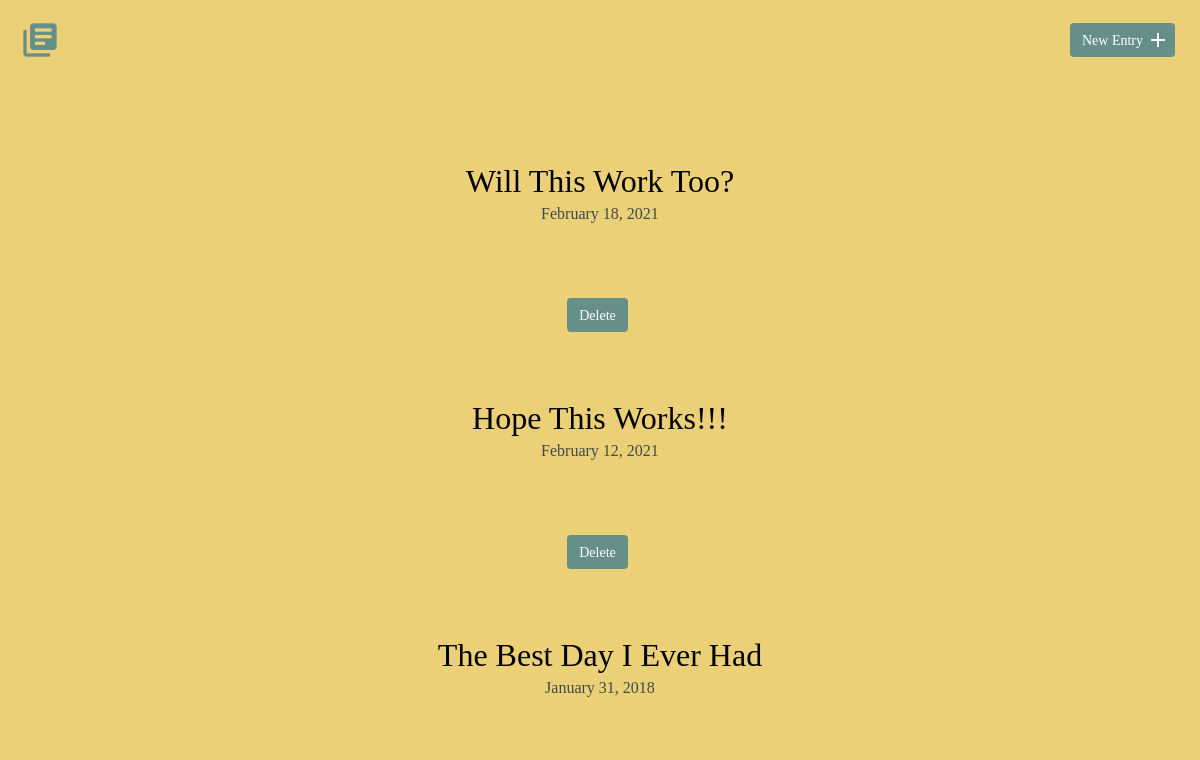
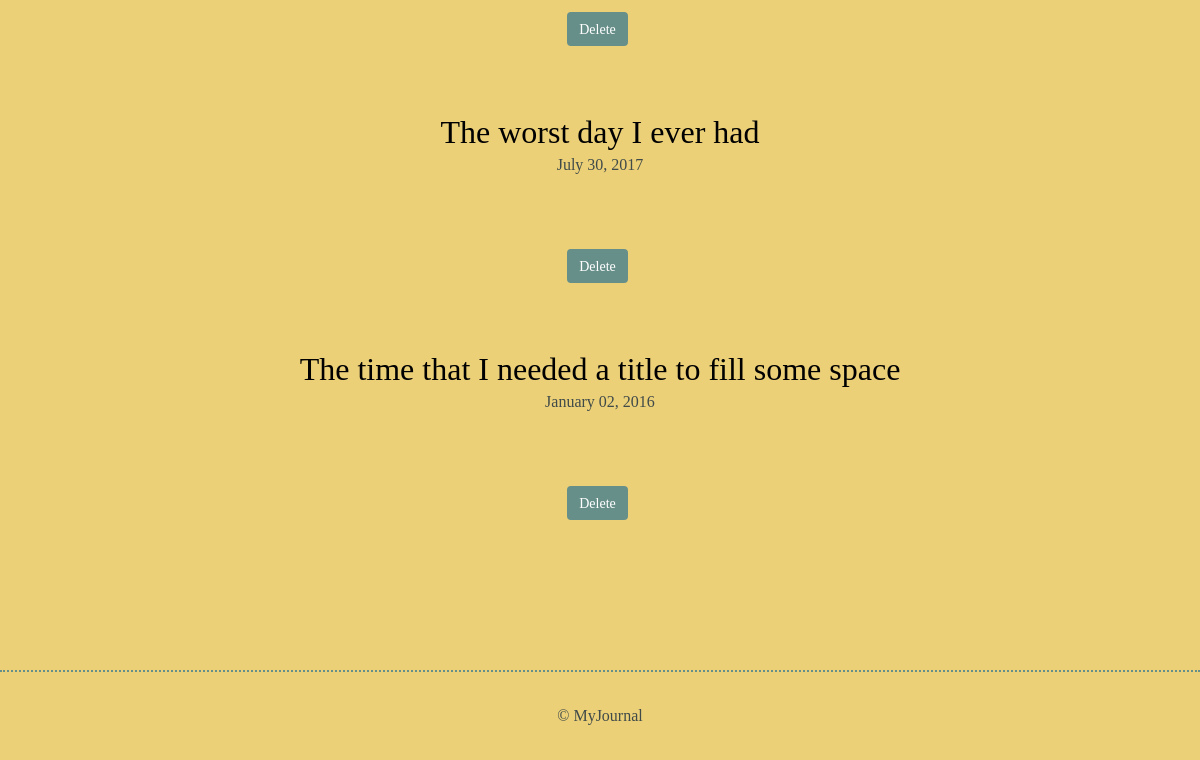
Before: / with the older database file (2 pictures, top to bottom).
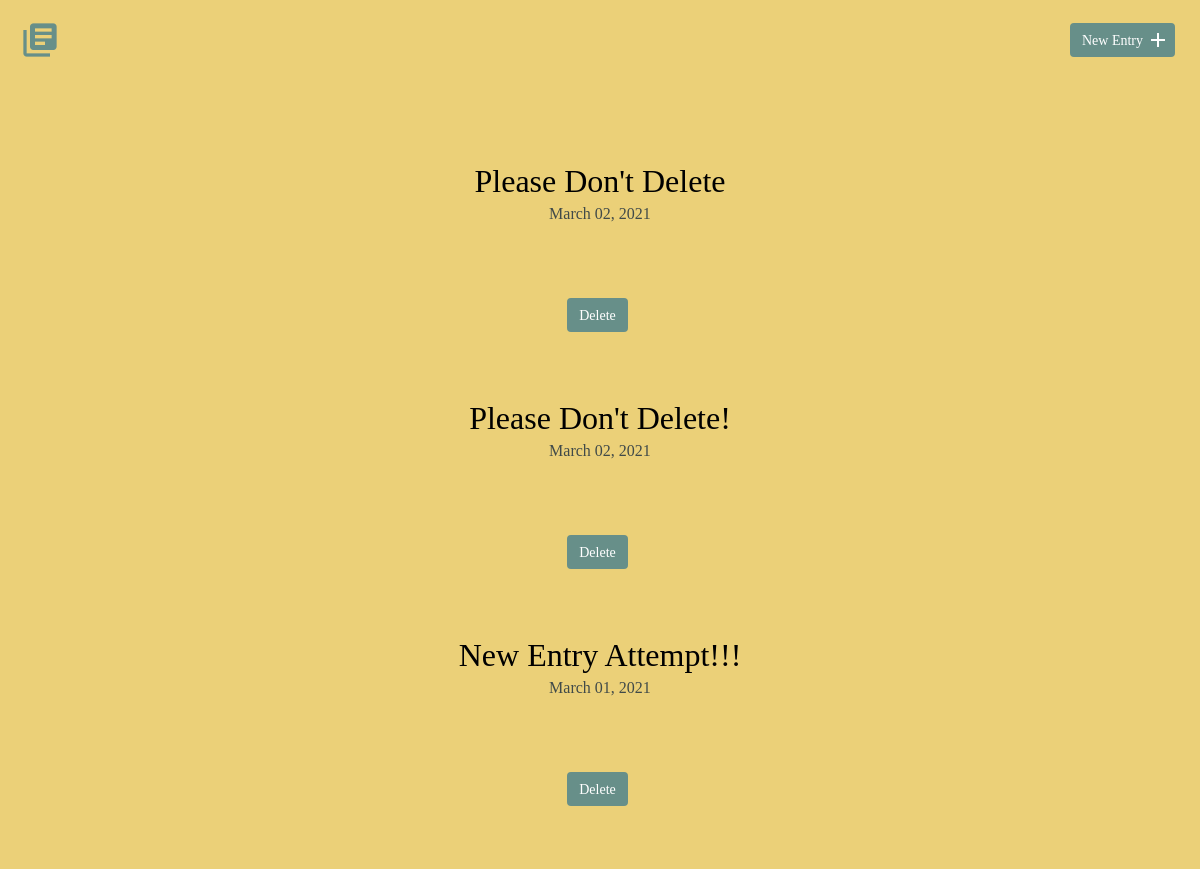
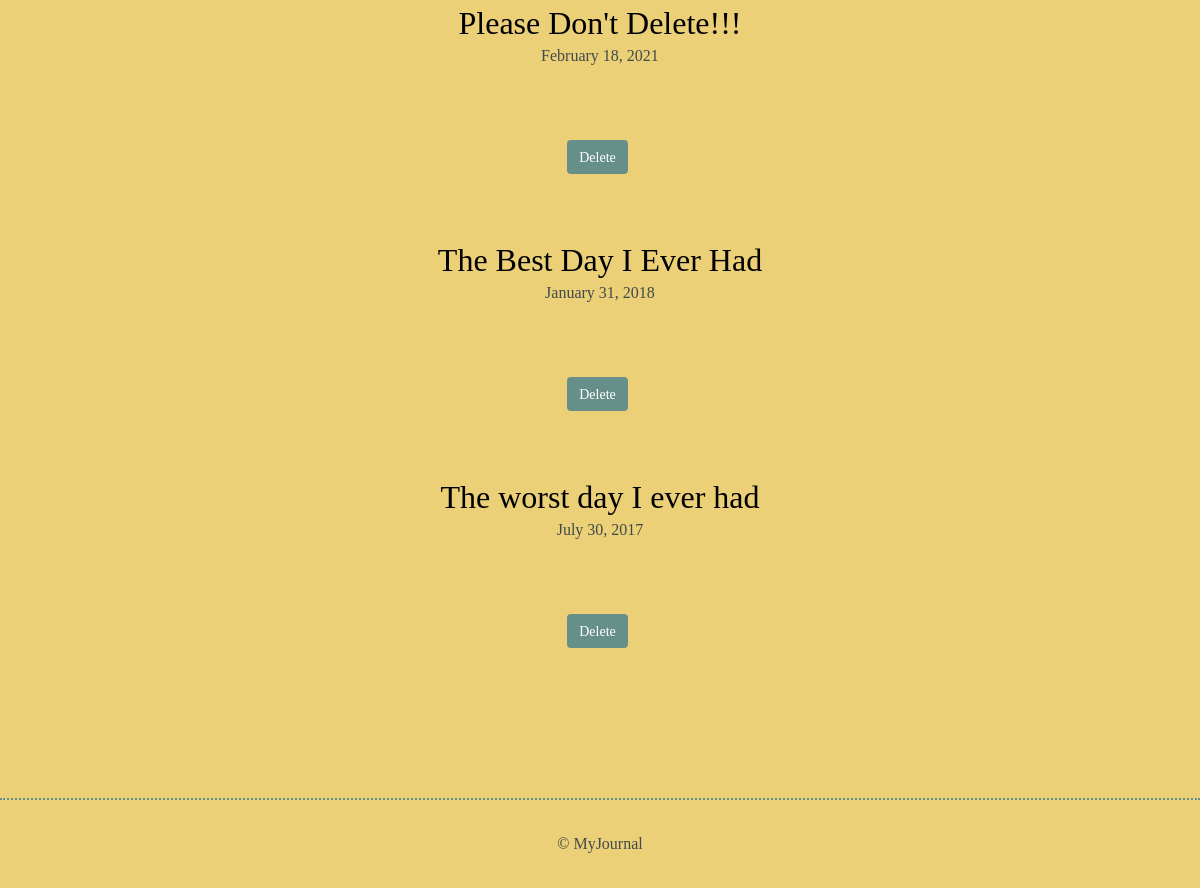
After: the same page with the newer database file (2 pictures, top to bottom).
### tables this page shows
CREATE TABLE "entries" (
	"id"	INTEGER,
	"title"	TEXT,
	"date"	TEXT,
	"time_spent"	INTEGER,
	"learned"	BLOB,
	"resources"	BLOB
);

### inc/functions.php (called while the page is built, shortened)
<?php
function get_journal_entries(){
    include ('connection.php');
    try{
        return $db->query("SELECT id, title, date FROM entries ORDER BY date DESC");
    } catch(Exception $e) {
        echo "Error!: ".$e->getMessage();
        return array();
    }
}
?>

### index.php (the view, shortened to what this page needs)
<?php
include('inc/connection.php');
include('inc/header.php');
include('inc/functions.php');
?>
<!DOCTYPE html>
<html>
    <body>
          <section>
              <div class="container">
                  <div class="entry-list">
                          <?php
                           foreach(get_journal_entries() as $item){
                                echo "<article>";
                                echo "<h2><a href='detail.php?id=" . $item["id"] . "'>" . $item["title"] . "</a></h2>";
                                echo "<time datetime=" . $item["date"] . ">" . date('F d, Y', strtotime($item["date"])) . "</time>";
                                echo "<form method='post' action='index.php'>";
                                echo "<input type='submit' class='button delete journal entry' value='Delete' />\n";
                                echo "</form>";
                                echo "</article>";
                            }
                          ?>
                  </div>
              </div>
          </section>
    </body>
  <?php
    include('inc/footer.php');
    ?>
</html>

### inc/header.php (shortened to what this page needs)
<!DOCTYPE html>
<html>
    <head>
        <link rel="stylesheet" href="css/normalize.css">
        <link rel="stylesheet" href="css/site.css">
    </head>
    <body>
        <header>
            <div class="container">
                <div class="site-header">
                    <a class="logo" href="index.php"><i class="material-icons">library_books</i></a>
                    <a class="button icon-right" href="new.php"><span>New Entry</span> <i class="material-icons">add</i></a>
                </div>
            </div>
        </header>
     </body>

### inc/footer.php (shortened to what this page needs)
<!DOCTYPE html>
<html>
    <footer>
        <div>
            &copy; MyJournal
        </div>
    </footer>
</html>

### css/site.css (style rules this page uses)
body { background-color: #ebd078; font-size: 16px; color: #404a49; font-family: 'Optima', serif; font-weight: 400; }
.container { margin: 0 auto; padding: 0 25px; }
header .site-header { margin: 0 auto; height: 95px; }
header .logo i { color: #678f89; margin: 20px 0 0 -5px; float: left; font-size: 40px; }
header .button { float: right; margin: 33px 0 0 0; }
footer { text-align: center; padding: 35px 0; border-top: 2px dotted #678f89; }
.button { padding: 8px 10px 6px 10px; background: #678f89; border: 2px solid #678f89; border-radius: 4px; text-decoration: none; color: #FFF; position: relative; text-align: center; font-size: 14px; }
.button.icon-right { padding-right: 30px; top: -10px; }
.button.icon-right i { position: absolute; top: 3px; right: 3px; }
h1, h2, h3 { margin: 0; font-weight: 400; line-height: 1em; color: #000; }
h2 { font-size: 32px; font-family: 'Marker Felt', fantasy; font-stretch: ultra-expanded; }
h2 a { text-decoration: none; color: #000; }
.entry-list, .edit-entry, .new-entry { max-width: 800px; margin: 0 auto; padding: 70px 0 150px 0; }
.entry-list article { margin-bottom: 70px; text-align: center; }
.entry-list article:last-child { margin-bottom: 0; }
.entry-list article h2 { margin-bottom: 8px; }
.entry { max-width: 800px; margin: 75px auto 0 auto; text-align: left; }
input[type=submit] { margin-right: 5px; }

Changed rows visible on the page:
removed entries: title "Will This Work Too?", date "February 18, 2021"
removed entries: title "Hope This Works!!!", date "February 12, 2021"
removed entries: title "The time that I needed a title to fill some space", date "January 02, 2016"
added entries: title "Please Don't Delete", date "March 02, 2021"
added entries: title "Please Don't Delete!", date "March 02, 2021"
added entries: title "New Entry Attempt!!!", date "March 01, 2021"
added entries: title "Please Don't Delete!!!", date "February 18, 2021"
